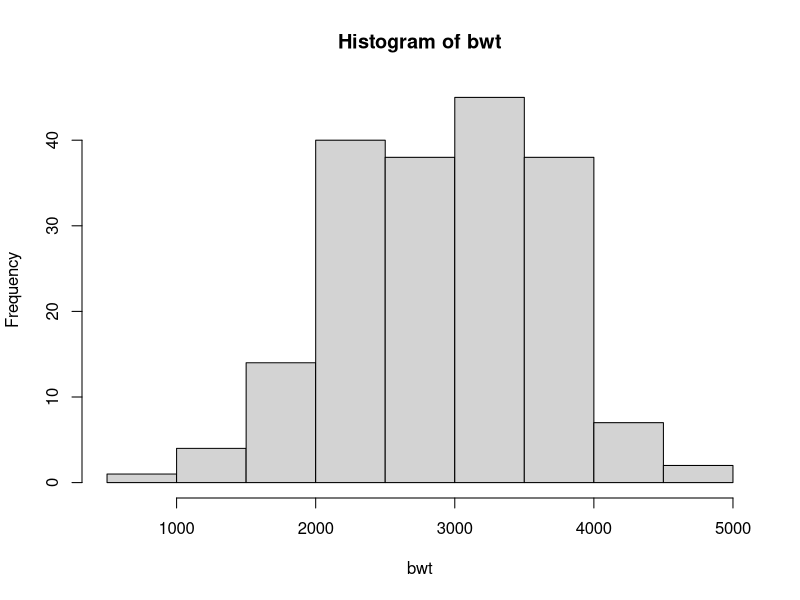
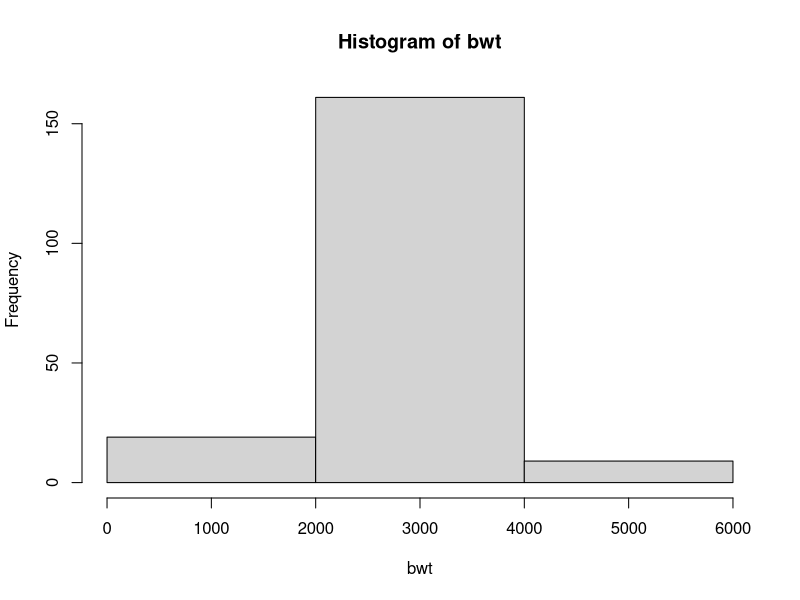
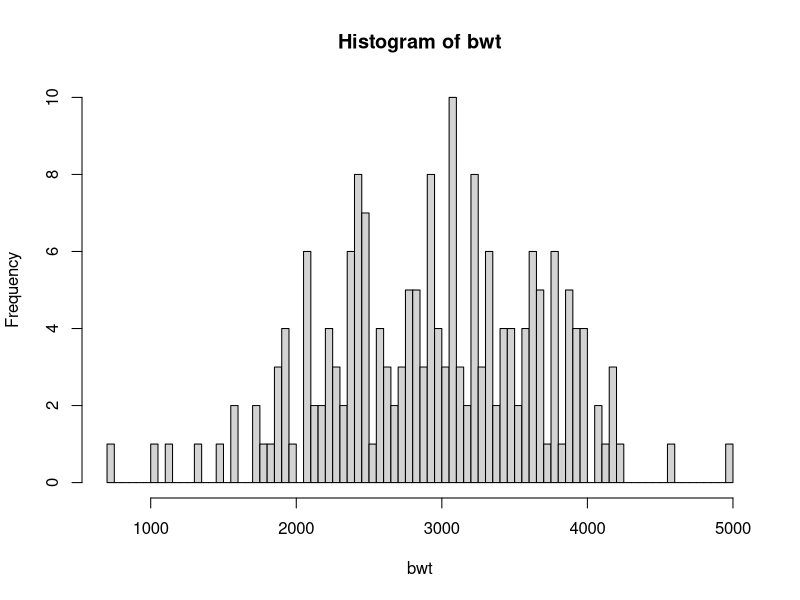
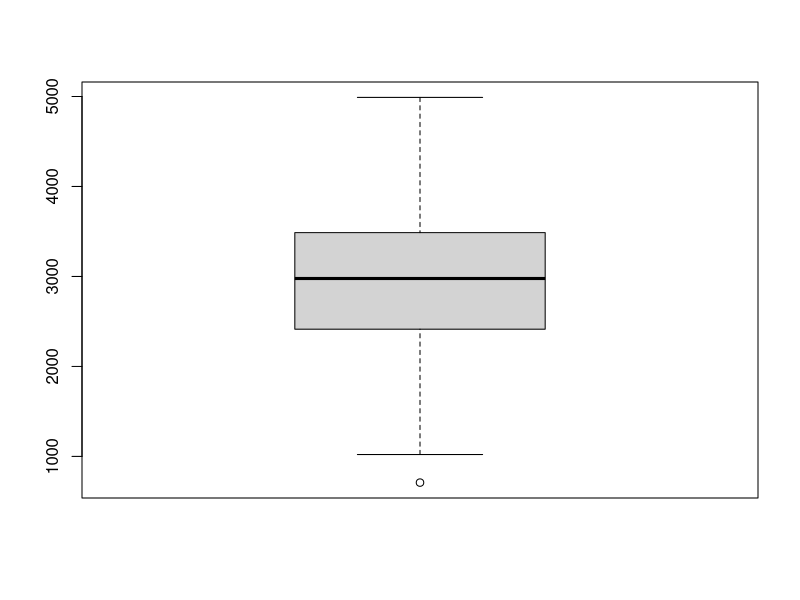
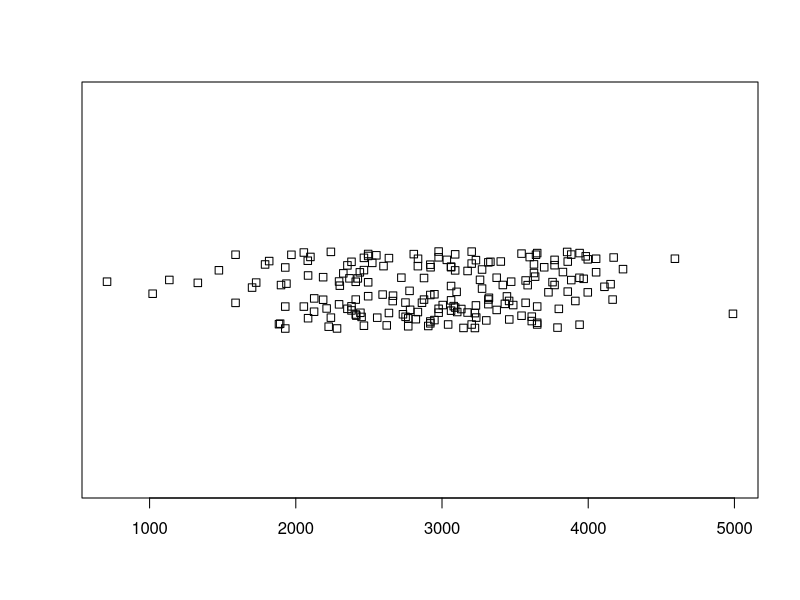
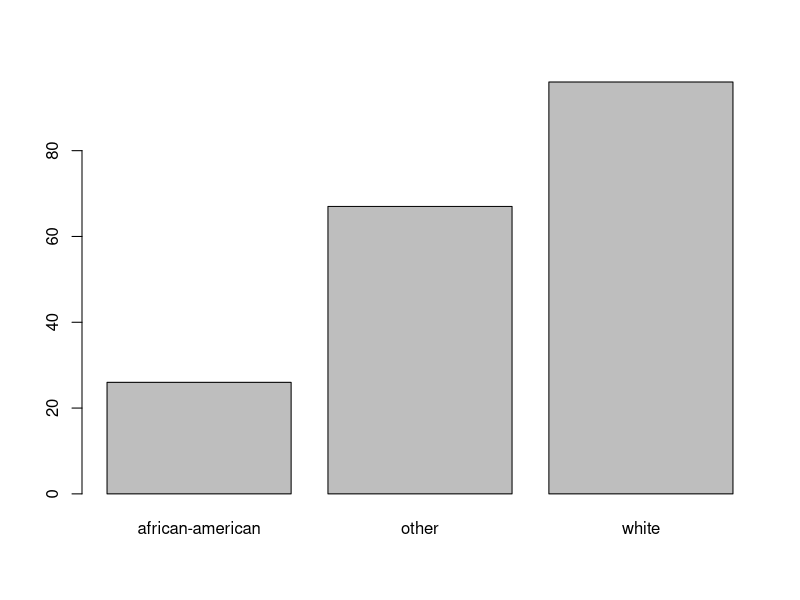
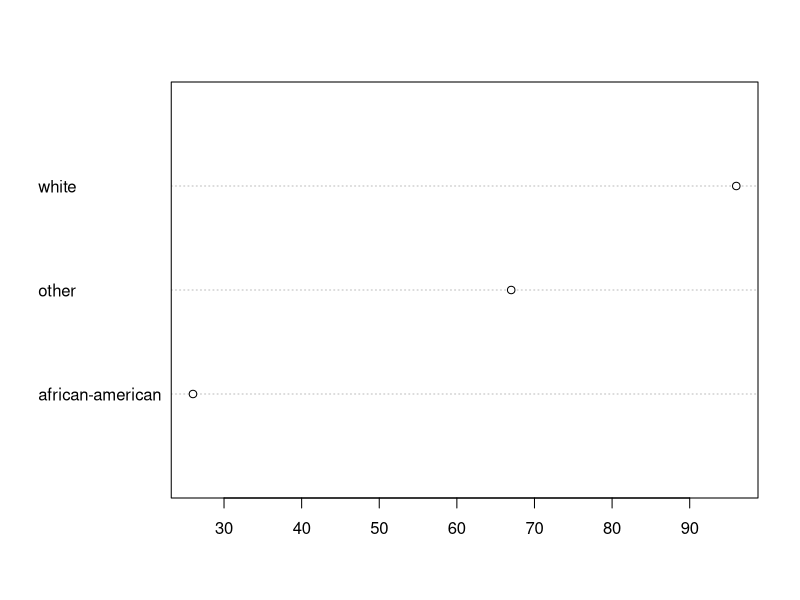
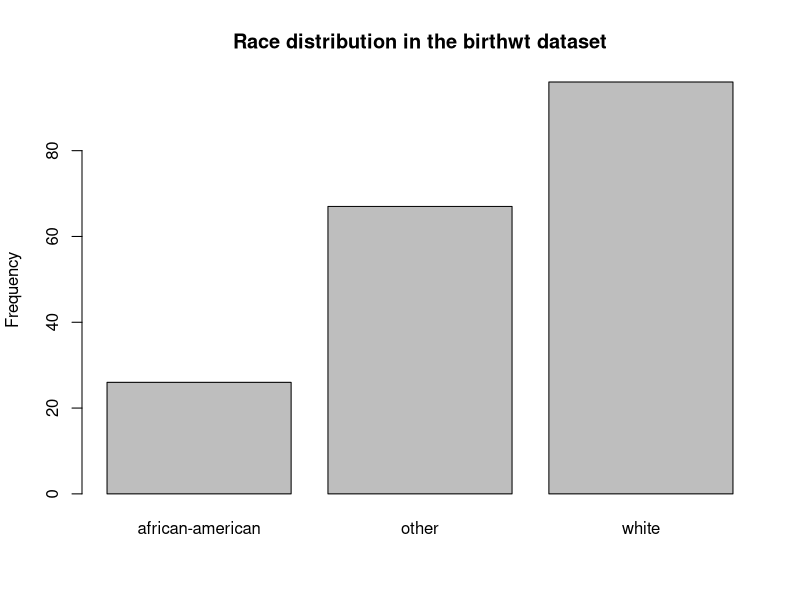

The R script that drew these images, in order: (Note: this script raises an error after producing the figures.)
## ---- chunk 1
birthwt <- read.csv("birthwt.csv")
## ---- chunk 2
summary(birthwt)
## ---- chunk 3
bwt <- birthwt$bwt
## ---- chunk 4
mean(bwt)
median(bwt)
## ---- chunk 5
sd(bwt)       # (empirical) standard deviation
var(bwt)      # (empirical) variance
range(bwt)    # c(min(x), max(x))
IQR(bwt)      # interquartile range
## ---- chunk 6
quantile(bwt)                       # default: quartiles 
quantile(bwt, probs = c(0.2,0.8))
## ---- chunk 7
cv <- sd(bwt)/mean(bwt)
cv
## ---- chunk 8
hist(bwt)                # default intervals
hist(bwt, breaks = 2)    # coarser intervals
hist(bwt, breaks = 100)  # finer intervals
## ---- chunk 9
boxplot(bwt)
## ---- chunk 10
stripchart(bwt, method = "jitter")
## ---- chunk 11
race <- birthwt$race
table(race)                 # absolute frequencies
table(race)/length(race)    # relative frequencies
barplot(table(race))
dotchart(table(race))
## ---- chunk 12
var(birthwt$ftv)/mean(birthwt$ftv)
## ---- chunk 13
barplot(table(race), ylab = "Frequency", main = "Race distribution in the birthwt dataset")
hist(bwt, xlab = "Infant birthweight in [g]", main =  "")
## ---- chunk 14
hist(birthwt$age, xlab = "Age of mother in years", main = "")
hist(birthwt$lwt, xlab = "Weight of mother in pounds", main = "")
barplot(table(birthwt$race), xlab = "Mother's race")
barplot(table(birthwt$smoke), xlab = "Did the mother smoke during pregnancy?")
barplot(table(birthwt$ht), xlab = "Mother with history of hypertension?")
barplot(table(birthwt$ftv), xlab = "Frequency of physician visits in first trimester")
hist(birthwt$bwt, xlab = "Birthweight in grams", main = "")
## ---- chunk 15
plot(birthwt$age, birthwt$bwt)
## ---- chunk 16
cor(birthwt$age, birthwt$bwt)
## ---- chunk 17
boxplot(bwt ~ race)
stripchart(bwt ~ race, method = "jitter")
## ---- chunk 18
(tab <- table(ht=birthwt$ht, smoke=birthwt$smoke))
## ---- chunk 19
mosaicplot(tab)
## ---- chunk 20
colnames(tab) <- paste0('smoke: ', colnames(tab))
rownames(tab) <- paste0('ht: ', rownames(tab))
dotchart(tab)
## ---- chunk 21
library(ggplot2)
ggplot(birthwt) + geom_bar(aes(x=smoke, fill = ht))
## ---- chunk 22
table(race=birthwt$race,ht=birthwt$ht)
boxplot(birthwt$age~birthwt$smoke)
plot(birthwt$ftv,birthwt$lwt, xlab = "Number of first trimester visits",
     ylab = "Mother's body weight in pounds")
## ---- chunk 23
animals <- MASS::Animals
plot(animals$body,animals$brain)
plot(animals$body,animals$brain, log = "xy")
## ---- chunk 24
subset(birthwt, ht == "yes")
## ---- chunk 25
idx <- findInterval(birthwt$ftv, c(-0.5,0.5,1.5)) 
catftv <- factor(c("never","once","several")[idx], ordered = TRUE)
head(catftv)
## ---- chunk 26
plot(birthwt[c('bwt','lwt','age')])
## ---- chunk 27
plot(birthwt$age,birthwt$bwt, 
     col = birthwt$race, 
     pch = as.numeric(birthwt$race),
     xlab = "Mother's age in years",
     ylab = "Birthweight in grams")
legend("bottomright", legend = unique(as.character(birthwt$race)), 
       col = unique(birthwt$race), 
       pch = unique(as.numeric(birthwt$race)))
## ---- chunk 28
ggplot(birthwt, aes(x=smoke, y=bwt)) + facet_wrap("race") + geom_boxplot()
## ---- chunk 29
table(race=birthwt$race, smoke=birthwt$smoke, ht=birthwt$ht)
## ---- chunk 30
ggplot(Indometh, aes(x=time,y=conc,group=Subject)) + geom_line() + geom_point()
## ---- chunk 31
    plot(birthwt$lwt, birthwt$bwt, col = birthwt$smoke, 
         xlab = "Mother's weight in pounds",
         ylab = "Birth weight in grams",
         main = "Stratification by smoking status")
    legend("bottomright", legend = unique(as.character(birthwt$smoke)), 
           col = unique(as.numeric(birthwt$smoke)), pch = 1)
## ---- chunk 32
    smok <- subset(birthwt, smoke = "yes")
    plot(smok$age, smok$bwt, xlab = "Mother's age in years",
         ylab = "Birth weight in grams",
         main = "Association for smoking mothers")
## ---- chunk 33
    cpx <- subset(birthwt, ftv == 0 & age > 30)
    boxplot(cpx$bwt ~ cpx$smoke, xlab = "Smoking status during pregnancy",
            main = "Mothers over 30 without first trimester visit")
